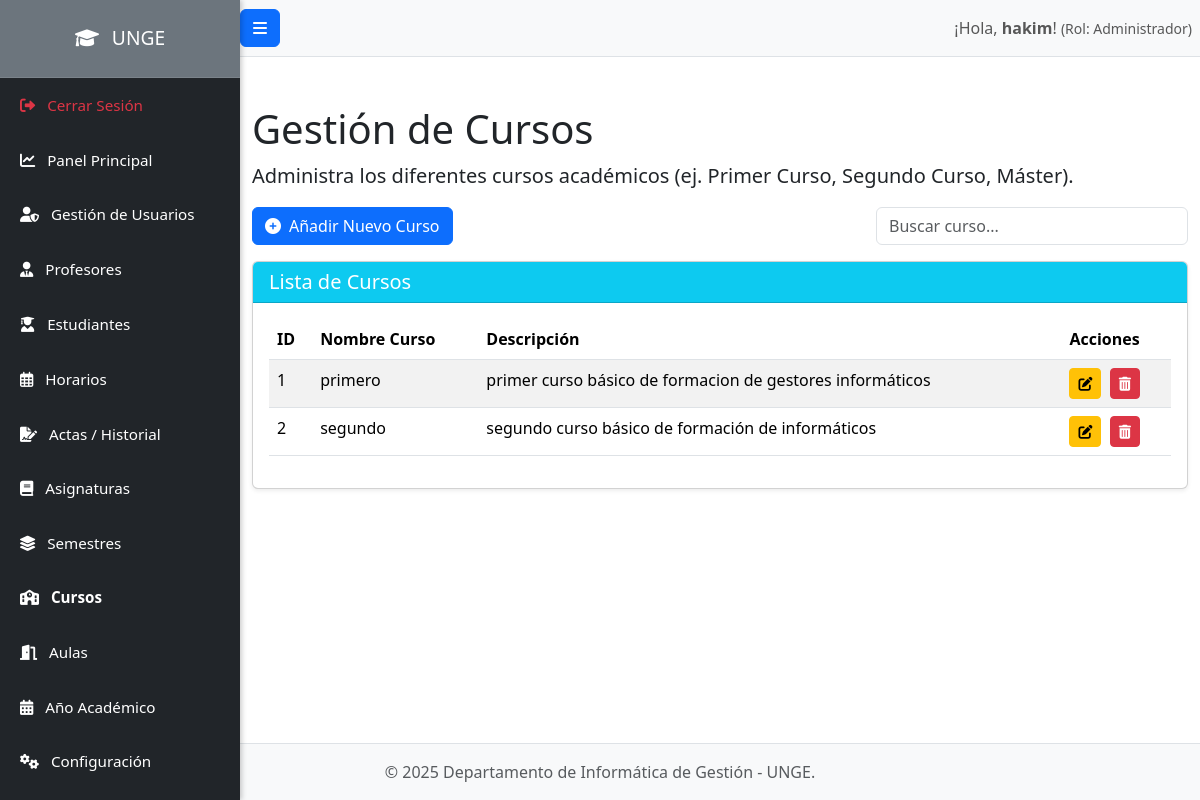
Page /admin/cursos.php (signed in) on the committed database.
### tables this page shows
CREATE TABLE `cursos` (
  `id` int(11) NOT NULL,
  `nombre_curso` varchar(100) NOT NULL,
  `descripcion` text DEFAULT NULL,
  `created_at` timestamp NOT NULL DEFAULT current_timestamp(),
  `updated_at` timestamp NOT NULL DEFAULT current_timestamp() ON UPDATE current_timestamp()
);

### admin/cursos.php (the view, shortened to what this page needs)
<?php
require_once '../config/database.php';
include_once '../includes/header.php';
$stmt_cursos = $pdo->query("SELECT id, nombre_curso, descripcion FROM cursos ORDER BY nombre_curso ASC");
$cursos = $stmt_cursos->fetchAll();
?>
<h1 class="mt-4">Gestión de Cursos</h1>
<p class="lead">Administra los diferentes cursos académicos (ej. Primer Curso, Segundo Curso, Máster).</p>
<div class="mb-3 d-flex justify-content-between align-items-center">
    <button type="button" class="btn btn-primary" data-bs-toggle="modal" data-bs-target="#courseModal" id="addCourseBtn">
        <i class="fas fa-plus-circle me-2"></i>Añadir Nuevo Curso
    </button>
    <div class="col-md-4">
        <input type="search" class="form-control" id="searchInput" placeholder="Buscar curso...">
    </div>
</div>
<div class="card shadow-sm mb-4">
    <div class="card-header bg-info text-white">
        <h5 class="mb-0">Lista de Cursos</h5>
    </div>
    <div class="card-body">
        <div class="table-responsive">
            <table class="table table-hover table-striped" id="cursosTable">
                <thead>
                    <tr>
                        <th>ID</th>
                        <th>Nombre Curso</th>
                        <th>Descripción</th>
                        <th>Acciones</th>
                    </tr>
                </thead>
                <tbody>
                    <?php if (count($cursos) > 0): ?>
                        <?php foreach ($cursos as $curso): ?>
                            <tr data-id="<?php echo htmlspecialchars($curso['id']); ?>"
                                data-nombre_curso="<?php echo htmlspecialchars($curso['nombre_curso']); ?>"
                                data-descripcion="<?php echo htmlspecialchars($curso['descripcion']); ?>">
                                <td><?php echo htmlspecialchars($curso['id']); ?></td>
                                <td><?php echo htmlspecialchars($curso['nombre_curso']); ?></td>
                                <td><?php echo htmlspecialchars($curso['descripcion']); ?></td>
                                <td>
                                    <button type="button" class="btn btn-warning btn-sm edit-btn me-1" title="Editar" data-bs-toggle="modal" data-bs-target="#courseModal">
                                        <i class="fas fa-edit"></i>
                                    </button>
                                    <form action="cursos.php" method="POST" class="d-inline" onsubmit="return confirm('¿Estás seguro de que quieres eliminar este curso? Esto podría afectar a asignaturas y estudiantes asociados.');">
                                        <button type="submit" class="btn btn-danger btn-sm" title="Eliminar">
                                            <i class="fas fa-trash-alt"></i>
                                        </button>
                                    </form>
                                </td>
                            </tr>
                        <?php endforeach; ?>
                    <?php else: ?>
                        <tr>
                            <td colspan="4" class="text-center">No hay cursos registrados.</td>
                        </tr>
                    <?php endif; ?>
                </tbody>
            </table>
        </div>
    </div>
</div>
<?php include_once '../includes/footer.php'; ?>
<div class="toast-container position-fixed bottom-0 end-0 p-3" style="z-index: 1100;">
    </div>

### public/css/style.css (style rules this page uses)
body { overflow-x: hidden; }
body { display: flex; flex-direction: column; min-height: 100vh; }
.card { border-radius: 0.5rem; border: none; }
.btn-primary { background-color: #007bff; border-color: #007bff; }

### rows in the picture
cursos: id "1", nombre_curso "primero", descripcion "primer curso básico de formacion de gestores informáticos"
cursos: id "2", nombre_curso "segundo", descripcion "segundo curso básico de formación de informáticos"

### other values in the picture
$_SESSION['username'] "hakim"
$_SESSION['user_role'] "Administrador"
